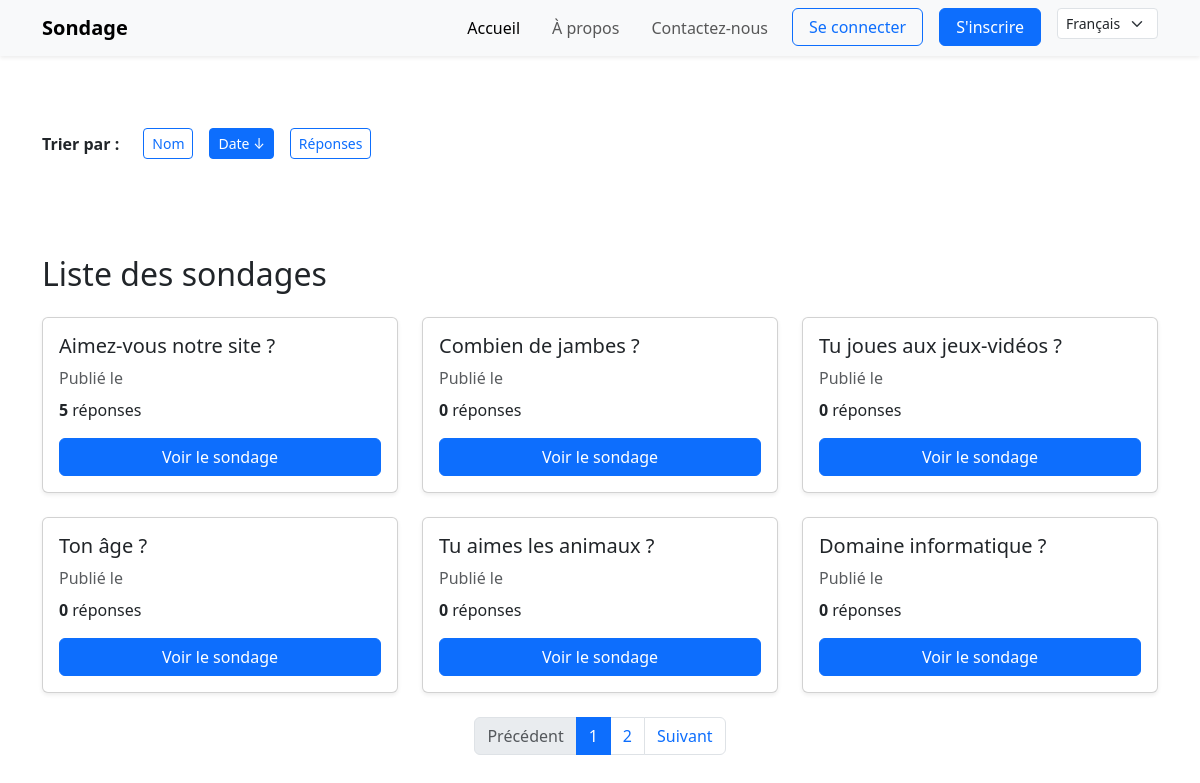
The app's page /, older data.
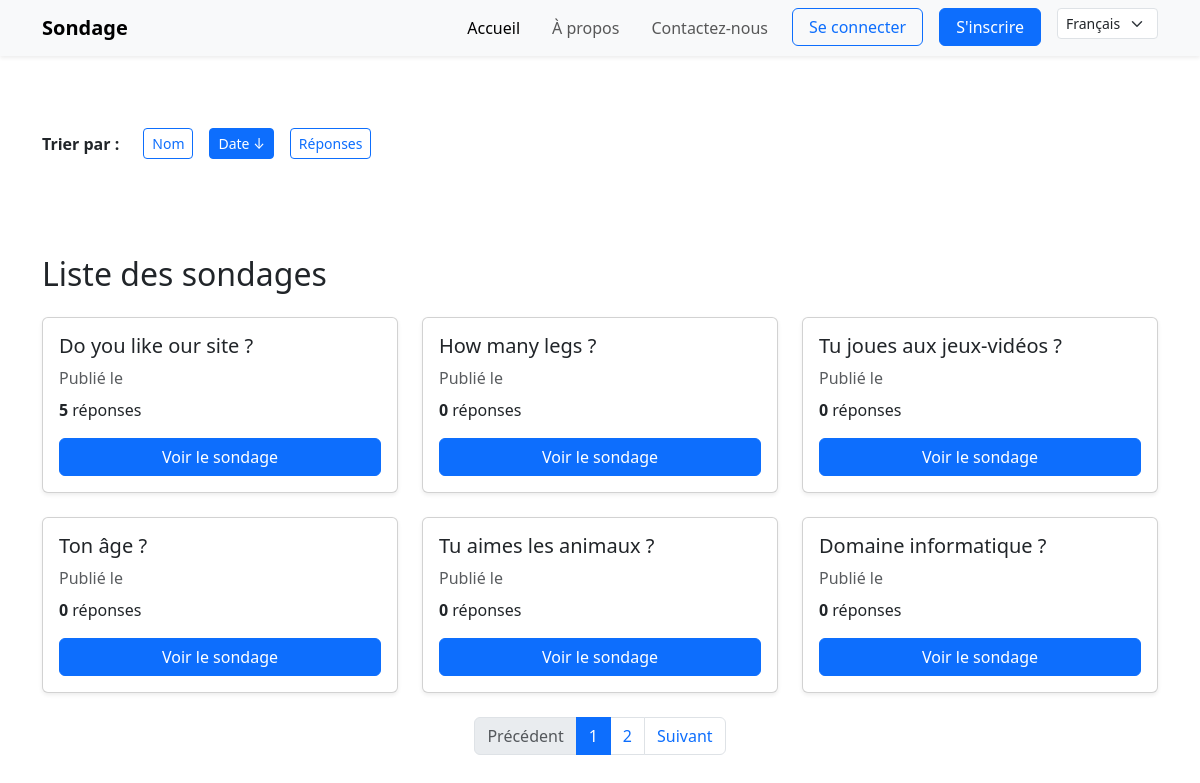
The same page, newer data.
### main_app/models.py (models this page shows, shortened)
class Question(models.Model):
    question_text = models.CharField(max_length=200)
    creator = models.ForeignKey(User, on_delete=models.CASCADE, null=True)
    pub_date = models.DateTimeField("date published")

### main_app/views.py (the view)
# urls.py: path('', views.home, name='home'),
def home(request):
    sort_param = request.GET.get('sort', 'pub_date')  # par défaut tri par date
    sort_order = request.GET.get('order', 'desc')     # par défaut décroissant
    order_prefix = '-' if sort_order == 'desc' else ''
    sort_field = f"{order_prefix}{sort_param}"
    if request.user.is_authenticated:
        questions = Question.objects.filter(creator=request.user)
    else:
        questions = Question.objects.all()
    questions = questions.annotate(
        response_count=Count('choice__response')
    ).order_by(sort_field)
    paginator = Paginator(questions, 6)
    page_number = request.GET.get('page')
    page_obj = paginator.get_page(page_number)
    return render(request, 'main_app/home.html', {
        'page_obj': page_obj,
        'current_sort': sort_param,
        'current_order': sort_order,
    })

### main_app/templates/main_app/home.html (shortened to what this page needs)
{% extends "main_app/base.html" %}
{% load i18n %}
{% block content %}
<div class="d-flex align-items-center mb-4 gap-3 flex-wrap">
  <span class="fw-semibold me-2">{% trans "Trier par :" %}</span>
  {% if current_sort == 'question_text' and current_order == 'asc' %}
    <a href="?sort=question_text&order=desc&page={{ page_obj.number }}" class="btn btn-primary btn-sm">{% trans "Nom ↑" %}</a>
  {% elif current_sort == 'question_text' and current_order == 'desc' %}
    <a href="?sort=question_text&order=asc&page={{ page_obj.number }}" class="btn btn-primary btn-sm">{% trans "Nom ↓" %}</a>
  {% else %}
    <a href="?sort=question_text&order=asc&page={{ page_obj.number }}" class="btn btn-outline-primary btn-sm">{% trans "Nom" %}</a>
  {% endif %}
  {% if current_sort == 'pub_date' and current_order == 'asc' %}
    <a href="?sort=pub_date&order=desc&page={{ page_obj.number }}" class="btn btn-primary btn-sm">{% trans "Date ↑" %}</a>
  {% elif current_sort == 'pub_date' and current_order == 'desc' %}
    <a href="?sort=pub_date&order=asc&page={{ page_obj.number }}" class="btn btn-primary btn-sm">{% trans "Date ↓" %}</a>
  {% else %}
    <a href="?sort=pub_date&order=asc&page={{ page_obj.number }}" class="btn btn-outline-primary btn-sm">{% trans "Date" %}</a>
  {% endif %}
  {% if current_sort == 'response_count' and current_order == 'asc' %}
    <a href="?sort=response_count&order=desc&page={{ page_obj.number }}" class="btn btn-primary btn-sm">{% trans "Réponses ↑" %}</a>
  {% elif current_sort == 'response_count' and current_order == 'desc' %}
    <a href="?sort=response_count&order=asc&page={{ page_obj.number }}" class="btn btn-primary btn-sm">{% trans "Réponses ↓" %}</a>
  {% else %}
    <a href="?sort=response_count&order=asc&page={{ page_obj.number }}" class="btn btn-outline-primary btn-sm">{% trans "Réponses" %}</a>
  {% endif %}
</div>
<h2 class="mb-4 pt-5 mt-5">{% trans "Liste des sondages" %}</h2>
{% if page_obj %}
  <div class="row row-cols-1 row-cols-md-2 row-cols-lg-3 g-4">
    {% for question in page_obj %}
      <div class="col">
        <div class="card h-100 shadow-sm">
          <div class="card-body d-flex flex-column">
            <h5 class="card-title">{{ question.question_text }}</h5>
            <p class="card-text text-muted mb-2">{% blocktrans %}Publié le {{ question.pub_date|date:"d/m/Y H:i" }}{% endblocktrans %}</p>
            <p class="card-text"><strong>{{ question.response_count }}</strong> {% blocktrans count response_count=question.response_count %}réponse{% plural %}réponses{% endblocktrans %}</p>
            <a href="{% url 'question_detail' question.id %}" class="btn btn-primary mt-auto">{% trans "Voir le sondage" %}</a>
          </div>
        </div>
      </div>
    {% endfor %}
  </div>
{% else %}
  <p class="lead">{% trans "Aucun sondage disponible pour le moment." %}</p>
{% endif %}
<nav aria-label="Pagination">
  <ul class="pagination justify-content-center mt-4">
    {% if page_obj.has_previous %}
      <li class="page-item">
        <a class="page-link" href="?page={{ page_obj.previous_page_number }}">{% trans "Précédent" %}</a>
      </li>
    {% else %}
      <li class="page-item disabled">
        <span class="page-link">{% trans "Précédent" %}</span>
      </li>
    {% endif %}
    {% for num in page_obj.paginator.page_range %}
      {% if page_obj.number == num %}
        <li class="page-item active"><span class="page-link">{{ num }}</span></li>
      {% else %}
        <li class="page-item"><a class="page-link" href="?sort={{ current_sort }}&order={{ current_order }}&page={{ num }}">{{ num }}</a></li>
      {% endif %}
    {% endfor %}
    {% if page_obj.has_next %}
      <li class="page-item">
        <a class="page-link" href="?sort={{ current_sort }}&order={{ current_order }}&page={{ page_obj.next_page_number }}">{% trans "Suivant" %}</a>
      </li>
    {% else %}
      <li class="page-item disabled">
        <span class="page-link">{% trans "Suivant" %}</span>
      </li>
    {% endif %}
  </ul>
</nav>
{% endblock %}

### main_app/templates/main_app/base.html (shortened to what this page needs)
{% load i18n %}
<!DOCTYPE html>
<html lang="fr">
<head>
    <link href="https://cdn.jsdelivr.net/npm/bootstrap@5.3.8/dist/css/bootstrap.min.css" rel="stylesheet">
</head>
<body>
  <nav class="navbar navbar-expand-lg navbar-light bg-light shadow-sm sticky-top">
    <div class="container">
      <a class="navbar-brand fw-bold" href="{% url 'home' %}">{% trans "Sondage" %}</a>
      <div class="collapse navbar-collapse justify-content-end" id="navbarNav">
        <ul class="navbar-nav gap-3">
          <li class="nav-item">
            <a class="nav-link active" aria-current="page" href="{% url 'home' %}">{% trans "Accueil" %}</a>
          </li>
          {% if not user.is_authenticated %}
          <li class="nav-item">
            <a class="nav-link" href="{% url 'about' %}">{% trans "À propos" %}</a>
          </li>
          <li class="nav-item">
            <a class="nav-link" href="{% url 'contact' %}">{% trans "Contactez-nous" %}</a>
          </li>
          <li class="nav-item">
            <a class="btn btn-outline-primary px-3" href="{% url 'login' %}">{% trans "Se connecter" %}</a>
          </li>
          <li class="nav-item">
            <a class="btn btn-primary px-3 text-white" href="{% url 'register' %}">{% trans "S'inscrire" %}</a>
          </li>
          {% endif %}
          <li class="nav-item">
            <form action="{% url 'set_language' %}" method="post">
              <select name="language" class="form-select form-select-sm" onchange="this.form.submit()">
                {% get_current_language as LANGUAGE_CODE %}
                {% get_available_languages as LANGUAGES %}
                {% for lang in LANGUAGES %}
                  <option value="{{ lang.0 }}"{% if lang.0 == LANGUAGE_CODE %} selected{% endif %}>
                    {{ lang.1 }}
                  </option>
                {% endfor %}
              </select>
            </form>
          </li>
        </ul>
      </div>
    </div>
  </nav>
<div class="container mt-5 pt-4">
    {% block content %}
    {% endblock %}
</div>
</body>
</html>

Row changes from the older to the newer data that the page shows:
changed Question: question_text "Aimez-vous notre site ?" → "Do you like our site ?"
changed Question: question_text "Combien de jambes ?" → "How many legs ?"
